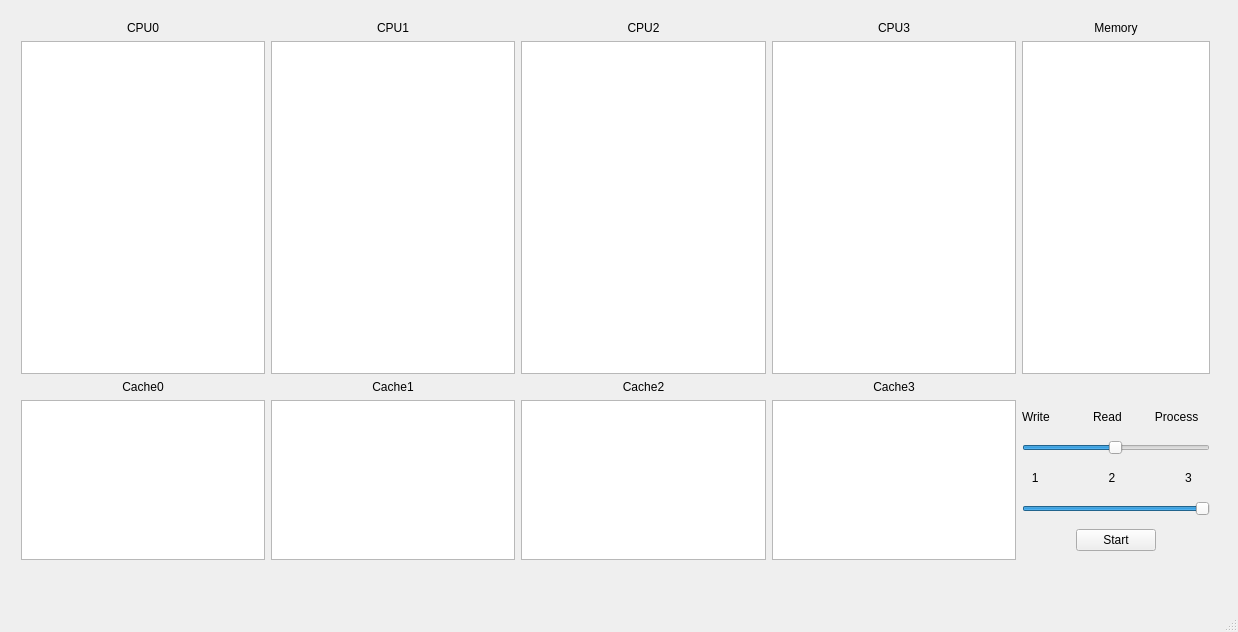
<?xml version="1.0" encoding="UTF-8"?>
<ui version="4.0">
 <class>MainWindow</class>
 <widget class="QMainWindow" name="MainWindow">
  <property name="geometry">
   <rect>
    <x>0</x>
    <y>0</y>
    <width>1238</width>
    <height>632</height>
   </rect>
  </property>
  <property name="windowTitle">
   <string>MainWindow</string>
  </property>
  <widget class="QWidget" name="centralWidget">
   <widget class="QWidget" name="gridLayoutWidget_2">
    <property name="geometry">
     <rect>
      <x>10</x>
      <y>10</y>
      <width>1211</width>
      <height>561</height>
     </rect>
    </property>
    <layout class="QGridLayout" name="gridLayout_2">
     <item row="3" column="5">
      <widget class="QTextEdit" name="textCache2">
       <property name="maximumSize">
        <size>
         <width>16777215</width>
         <height>160</height>
        </size>
       </property>
       <property name="readOnly">
        <bool>true</bool>
       </property>
      </widget>
     </item>
     <item row="1" column="7">
      <widget class="QTextEdit" name="textCPU3">
       <property name="readOnly">
        <bool>true</bool>
       </property>
      </widget>
     </item>
     <item row="3" column="8">
      <layout class="QGridLayout" name="gridLayout">
       <item row="3" column="0">
        <widget class="QSlider" name="varSlider">
         <property name="minimum">
          <number>1</number>
         </property>
         <property name="maximum">
          <number>100</number>
         </property>
         <property name="value">
          <number>100</number>
         </property>
         <property name="sliderPosition">
          <number>100</number>
         </property>
         <property name="orientation">
          <enum>Qt::Horizontal</enum>
         </property>
        </widget>
       </item>
       <item row="1" column="0">
        <widget class="QSlider" name="meanSlider">
         <property name="minimum">
          <number>1</number>
         </property>
         <property name="maximum">
          <number>100</number>
         </property>
         <property name="sliderPosition">
          <number>50</number>
         </property>
         <property name="orientation">
          <enum>Qt::Horizontal</enum>
         </property>
        </widget>
       </item>
       <item row="2" column="0">
        <widget class="QLabel" name="label_2">
         <property name="maximumSize">
          <size>
           <width>16777215</width>
           <height>20</height>
          </size>
         </property>
         <property name="text">
          <string>   1                     2                     3 </string>
         </property>
        </widget>
       </item>
       <item row="0" column="0">
        <widget class="QLabel" name="label">
         <property name="maximumSize">
          <size>
           <width>16777215</width>
           <height>20</height>
          </size>
         </property>
         <property name="text">
          <string>Write             Read          Process</string>
         </property>
        </widget>
       </item>
       <item row="4" column="0" alignment="Qt::AlignHCenter">
        <widget class="QPushButton" name="startButton">
         <property name="maximumSize">
          <size>
           <width>100</width>
           <height>16777215</height>
          </size>
         </property>
         <property name="text">
          <string>Start</string>
         </property>
        </widget>
       </item>
      </layout>
     </item>
     <item row="0" column="3">
      <widget class="QLabel" name="processPerc_15">
       <property name="text">
        <string>CPU1</string>
       </property>
       <property name="alignment">
        <set>Qt::AlignCenter</set>
       </property>
      </widget>
     </item>
     <item row="1" column="1">
      <widget class="QTextEdit" name="textCPU0">
       <property name="readOnly">
        <bool>true</bool>
       </property>
      </widget>
     </item>
     <item row="1" column="3">
      <widget class="QTextEdit" name="textCPU1">
       <property name="readOnly">
        <bool>true</bool>
       </property>
      </widget>
     </item>
     <item row="2" column="7">
      <widget class="QLabel" name="processPerc_20">
       <property name="text">
        <string>Cache3</string>
       </property>
       <property name="alignment">
        <set>Qt::AlignCenter</set>
       </property>
      </widget>
     </item>
     <item row="3" column="3">
      <widget class="QTextEdit" name="textCache1">
       <property name="maximumSize">
        <size>
         <width>16777215</width>
         <height>160</height>
        </size>
       </property>
       <property name="readOnly">
        <bool>true</bool>
       </property>
      </widget>
     </item>
     <item row="2" column="5">
      <widget class="QLabel" name="processPerc_18">
       <property name="text">
        <string>Cache2</string>
       </property>
       <property name="alignment">
        <set>Qt::AlignCenter</set>
       </property>
      </widget>
     </item>
     <item row="2" column="1">
      <widget class="QLabel" name="processPerc_14">
       <property name="text">
        <string>Cache0</string>
       </property>
       <property name="alignment">
        <set>Qt::AlignCenter</set>
       </property>
      </widget>
     </item>
     <item row="1" column="8">
      <widget class="QTextEdit" name="textMemory">
       <property name="maximumSize">
        <size>
         <width>200</width>
         <height>16777215</height>
        </size>
       </property>
       <property name="readOnly">
        <bool>true</bool>
       </property>
      </widget>
     </item>
     <item row="0" column="7">
      <widget class="QLabel" name="processPerc_19">
       <property name="text">
        <string>CPU3</string>
       </property>
       <property name="alignment">
        <set>Qt::AlignCenter</set>
       </property>
      </widget>
     </item>
     <item row="3" column="1">
      <widget class="QTextEdit" name="textCache0">
       <property name="maximumSize">
        <size>
         <width>16777215</width>
         <height>160</height>
        </size>
       </property>
       <property name="readOnly">
        <bool>true</bool>
       </property>
      </widget>
     </item>
     <item row="2" column="3">
      <widget class="QLabel" name="processPerc_16">
       <property name="text">
        <string>Cache1</string>
       </property>
       <property name="alignment">
        <set>Qt::AlignCenter</set>
       </property>
      </widget>
     </item>
     <item row="0" column="8">
      <widget class="QLabel" name="processPerc_21">
       <property name="text">
        <string>Memory</string>
       </property>
       <property name="alignment">
        <set>Qt::AlignCenter</set>
       </property>
      </widget>
     </item>
     <item row="0" column="5">
      <widget class="QLabel" name="processPerc_17">
       <property name="text">
        <string>CPU2</string>
       </property>
       <property name="alignment">
        <set>Qt::AlignCenter</set>
       </property>
      </widget>
     </item>
     <item row="1" column="5">
      <widget class="QTextEdit" name="textCPU2">
       <property name="readOnly">
        <bool>true</bool>
       </property>
      </widget>
     </item>
     <item row="3" column="7">
      <widget class="QTextEdit" name="textCache3">
       <property name="maximumSize">
        <size>
         <width>16777215</width>
         <height>160</height>
        </size>
       </property>
       <property name="readOnly">
        <bool>true</bool>
       </property>
      </widget>
     </item>
     <item row="0" column="1">
      <widget class="QLabel" name="processPerc_13">
       <property name="text">
        <string>CPU0</string>
       </property>
       <property name="alignment">
        <set>Qt::AlignCenter</set>
       </property>
      </widget>
     </item>
    </layout>
   </widget>
  </widget>
  <widget class="QMenuBar" name="menuBar">
   <property name="geometry">
    <rect>
     <x>0</x>
     <y>0</y>
     <width>1238</width>
     <height>22</height>
    </rect>
   </property>
  </widget>
  <widget class="QStatusBar" name="statusBar"/>
 </widget>
 <layoutdefault spacing="6" margin="11"/>
 <resources/>
 <connections/>
</ui>
